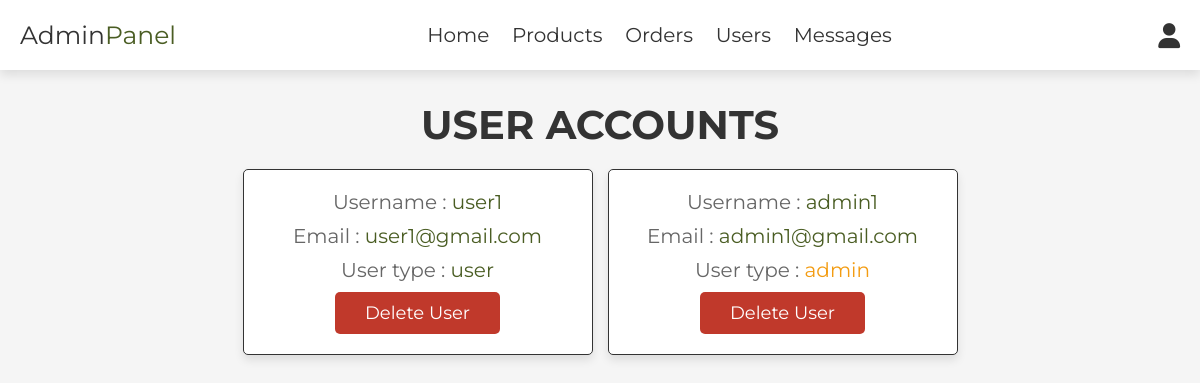
Screenshot of /admin_users.php (signed in) with the database file from the repository.
### tables this page shows
CREATE TABLE `users` (
  `id` int(100) NOT NULL,
  `name` varchar(100) NOT NULL,
  `email` varchar(100) NOT NULL,
  `password` varchar(100) NOT NULL,
  `user_type` varchar(20) NOT NULL DEFAULT 'user'
);

### admin_users.php (the view, shortened to what this page needs)
<?php
include 'config.php';
?>
<!DOCTYPE html>
<html lang="en">
<head>
   <link rel="stylesheet" href="https://cdnjs.cloudflare.com/ajax/libs/font-awesome/6.0.0/css/all.min.css">
   <link rel="stylesheet" href="css/admin_style.css">
</head>
<body>
<?php include 'admin_header.php'; ?>
<section class = "users">
	<h1 class = "title"> user accounts </h1>
	<div class = "box-container">
		<?php
			$select_users = mysqli_query($conn, "SELECT * FROM `users`") or die ('query failed');
			while($fetch_users = mysqli_fetch_assoc($select_users)){
		?>
		<div class = "box">
			<p> Username : <span> <?php echo $fetch_users['name']; ?> </span></p>
			<p> Email : <span> <?php echo $fetch_users['email']; ?> </span></p>
			<p> User type : <span style = "color:<?php if ($fetch_users ['user_type'] == 'admin')
			{echo 'var(--orange)';} ?>"> <?php echo $fetch_users['user_type']; ?> </span> </p>
			<a href = "admin_users.php?delete=<?php echo $fetch_users['id']; ?>" onclick =
			"return confirm('delete this user?');" class = "delete-btn"> Delete User </a>
		</div>
		<?php
			};
		?>
	</div>
</section>
</body>
</html>

### css/admin_style.css (style rules this page uses)
:root { --purple:#8e44ad; --red:#c0392b; --orange:#f39c12; --black:#333; --white:#fff; --light-color:#666; --light-white:#ccc; --light-bg:#f5f5f5; --dark-moss-green: #4a5d23; --border:.1rem solid var(--black); --box-shadow:0 .5rem 1rem rgba(0,0,0,.1); }
* { font-family: "Montserrat", sans-serif; margin:0; padding:0; box-sizing: border-box; outline: none; border:none; text-decoration: none; transition:all .2s linear; }
html { font-size: 62.5%; overflow-x: hidden; }
body { background-color: var(--light-bg); }
section { padding:3rem 2rem; }
.title { text-align: center; margin-bottom: 2rem; text-transform: uppercase; color:var(--black); font-size: 4rem; }
.btn, .option-btn, .delete-btn, .white-btn { display: inline-block; margin-top: 1rem; padding:1rem 3rem; cursor: pointer; color:var(--white); font-size: 1.8rem; border-radius: .5rem; text-transform: capitalize; }
.delete-btn { background-color: var(--red); }
.users .box-container { display: grid; grid-template-columns: repeat(auto-fit, 35rem); justify-content: center; gap:1.5rem; max-width: 1200px; margin:0 auto; align-items: flex-start; }
.users .box-container .box { background-color: var(--white); padding: 2rem; border: var(--border); box-shadow: var(--box-shadow); border-radius: .5rem; text-align: center; }
.users .box-container .box p { padding-bottom: 1rem; font-size: 2rem; color: var(--light-color); }
.users .box-container .box p span { color: #4a5d23; }
.users .box-container .box .delete-btn { margin-top: 0; }

### rows the page displays
users: name "user1", email "user1@gmail.com", user_type "user"
users: name "admin1", email "admin1@gmail.com", user_type "admin"
